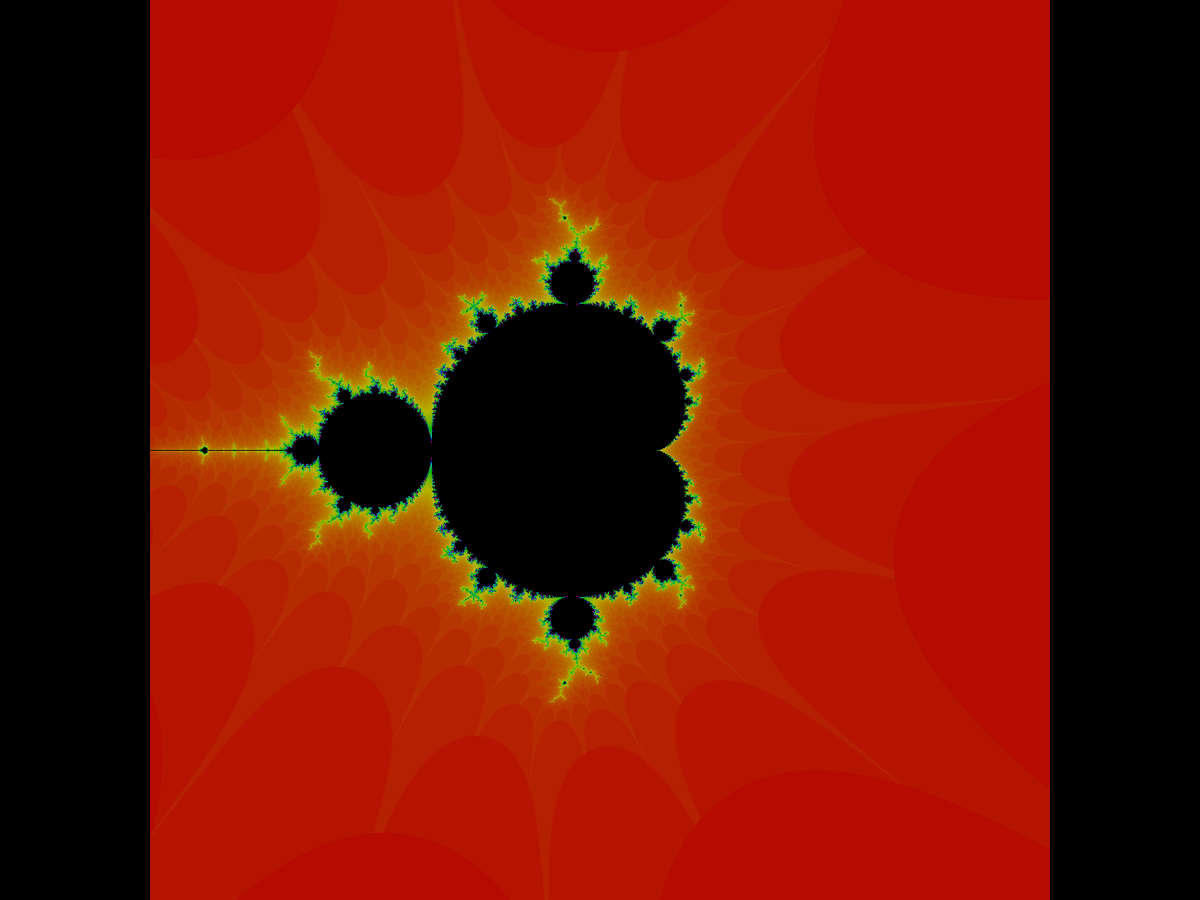
Frame 1 (no input)
Frame 60 (the mouse pressed at the canvas centre just before this capture): identical to frame 1, image omitted
Frame 120 (the mouse held since frame 60 and released just before this capture): identical to frame 1, image omitted

The Processing sketch that drew this single still picture (run headless with seeded random() and noise(); from frame 60 on, the mouse is pressed at the canvas centre):

// Processing sketch: mandelbrot_v_2
// ── mandelbrot_v_2.pde
PGraphics canvas;
CanvasController canvasController;
int iterations = 100;
int plainSize = 4;
int lastTimeCheck;
int timeIntervalFlag = 3000; 
void settings() {
  fullScreen();
}

void setup() {
  background(0);
  noStroke();
  canvasController = new CanvasController(generate(iterations));
  image(canvasController.currentCanvas, (displayWidth - displayHeight) / 2 , 0);
  
  lastTimeCheck = millis();
}


void draw() {
  if ( millis() > lastTimeCheck + timeIntervalFlag ) {
    lastTimeCheck = millis();
  }
}
void applyImage() {
  image(canvas, (displayWidth - displayHeight) / 2 , 0);
}
float posX = 0;
float posY = 0;
float zoom = 1;


void mousePressed() {
  int offset = (displayWidth - displayHeight) / 2;
  int diffX = displayHeight / 2 - mouseX + offset;
  int diffY =  displayHeight / 2 - mouseY;
  zoom = zoom / 100;
  
  float[] coord = GetCoordinate(displayHeight / 2 - diffX, (displayHeight / 2) - diffY);
  
  posX = coord[0];
  posY = coord[1];
  canvas = generate(iterations);
  image(canvas, offset, 0);
}

void keyPressed() {
  if (key == ESC) {
    exit();
  }
}

void render() {
  canvas = generate(iterations);
  iterations += 100;
}


PGraphics generate(int iterations) {
  PGraphics pg = createGraphics(displayWidth, displayHeight);
  pg.beginDraw();
  pg.background(0);
  colorMode(HSB, iterations);
  for (int x = 0; x < displayHeight; x++) {
    for (int y = 0; y < displayHeight; y++) {
      float[] coord = GetCoordinate(x, y);
      float a = (coord[0] * zoom) + posX;
      float b = (coord[1] * zoom) + posY;
      float bkA = a;
      float bkB = b;
      
      int i = 0;
       while(i <= iterations) {
          float aa = a * a - b * b;
          float bb = 2 * a * b;
      
          a = aa + bkA;
          b = bb + bkB;
          if (abs(a + b) > 16) {
           break; 
          }
          i++;
        }
        
        if (i < iterations) {
          color c = color(i, iterations, iterations);
          pg.stroke(c);
        } else {
          pg.stroke(0);
        }
         
        pg.point(x, y);
    }
  }
  pg.endDraw();

  return pg;
}


float[] GetCoordinate(float x, float y) {
  float a = (((x * (plainSize)) / displayHeight) - 2);
  float b = (((y * (plainSize)) / displayHeight) - 2);
   
  float[] coord = {a, b};
  
  return coord;
}

// ── CanvasController.pde
class CanvasController {
  PGraphics canvas;
  PGraphics currentCanvas;
  
  CanvasController(PGraphics canvas) {
    this.currentCanvas = canvas;
    this.canvas = canvas;
  }
}
